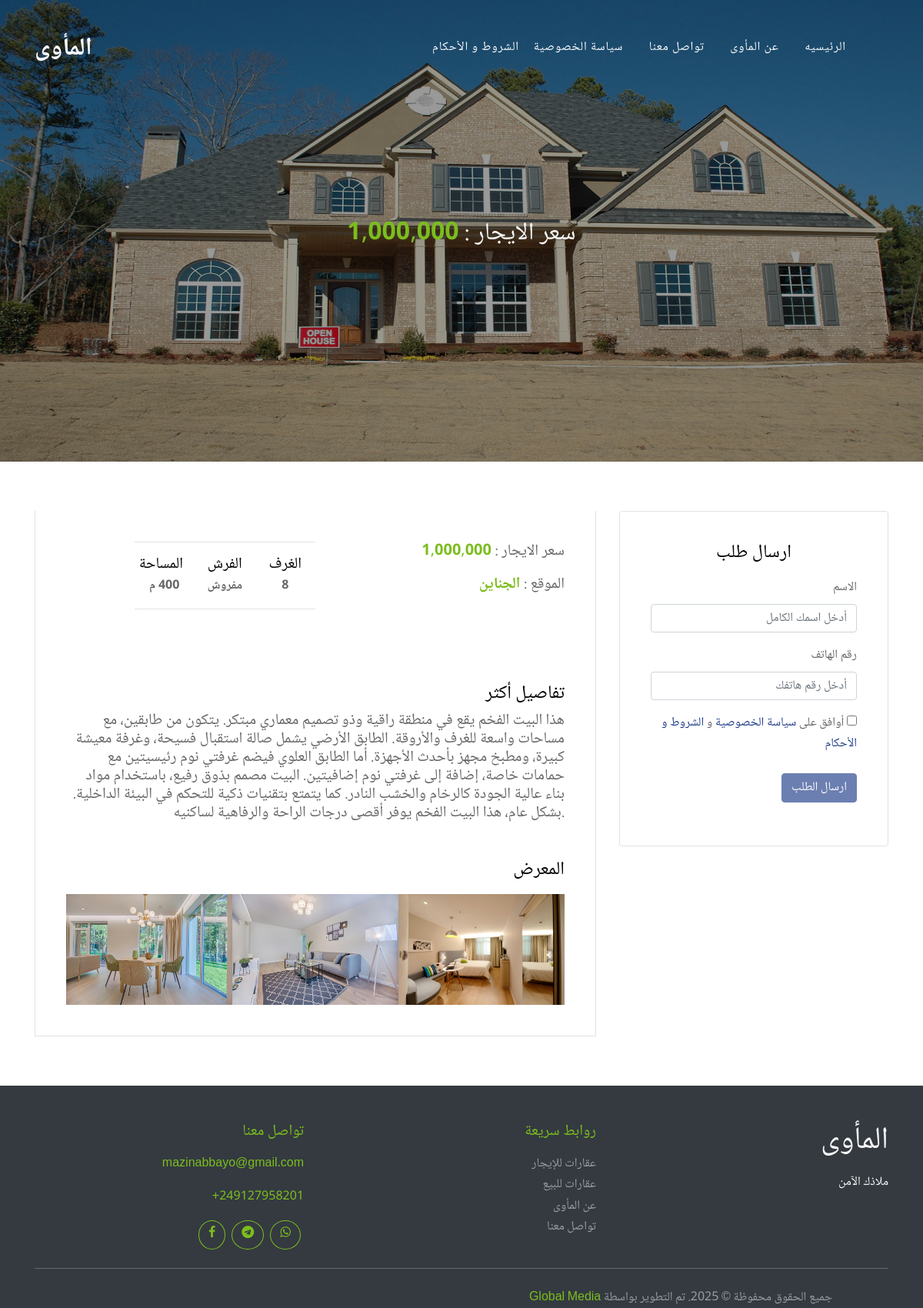
The page /details/2 on the database its author committed.
### api/models.py (models this page shows, shortened)
class House(models.Model):
    TYPES = {
        "1":"سكني" ,
        "2":"تجاري",
        "3":"زراعي",
    }
    region = models.ForeignKey(Region,on_delete=models.PROTECT)
    rooms = models.IntegerField(default=0)
    ready = models.BooleanField(default=False)
    price = models.IntegerField()
    for_sale = models.BooleanField(default=False)
    for_rent = models.BooleanField(default=True)
    is_available = models.BooleanField(default=True)
    description = models.CharField(max_length=600)
    area = models.CharField(max_length=25)
    owner = models.ForeignKey(Owner,on_delete=models.PROTECT)
    sequence = models.IntegerField(default = 100)
    main_image = models.ImageField(upload_to='images/',null=True,blank=True)
    sale_price = models.IntegerField(default=0,null=True)
    date = models.DateTimeField(auto_now=True,null=True)
    type = models.TextField(null=False, choices=TYPES, default="1")
    private_description = models.CharField(max_length=500,default="")
    unit = models.CharField(max_length=50,default="م")

class Region(models.Model):
    name = models.CharField(max_length=30)
    name_english = models.CharField(max_length=30)
    state = models.ForeignKey(State,on_delete=models.PROTECT)
    sequence = models.IntegerField(default = 100)
    is_available = models.BooleanField(default=True)

class Image(models.Model):
    house = models.ForeignKey(House,on_delete=models.PROTECT)
    image = models.ImageField(upload_to='images/',null=True,blank=True)
    sequence = models.IntegerField(default = 100)

### api/views.py (the view)
# urls.py: path('details/<int:pk>',views.details,name="details"),
def details(request,pk):
    house = get_object_or_404(House,id=pk)
    images = Image.objects.filter(house=house)
    context = {
        "house":house,
        "images" : images,
    }
    return render(request,"detail.html",context=context)

### templates/detail.html (shortened to what this page needs)
<!DOCTYPE html>
{% load static %}
{% load humanize %}
<html lang="en">
  <head>
    <link rel="stylesheet" href="{% static "fonts/icomoon/style.css" %}">
    <link rel="stylesheet" href="{% static "css/bootstrap.min.css" %}">
    <link rel="stylesheet" href="{% static "css/magnific-popup.css" %}">
    <link rel="stylesheet" href="{% static "css/jquery-ui.css" %}">
    <link rel="stylesheet" href="{% static "css/owl.carousel.min.css" %}">
    <link rel="stylesheet" href="{% static "css/owl.theme.default.min.css" %}">
    <link rel="stylesheet" href="{% static "css/bootstrap-datepicker.css" %}">
    <link rel="stylesheet" href="{% static "css/mediaelementplayer.css" %}">
    <link rel="stylesheet" href="{% static "css/animate.css" %}">
    <link rel="stylesheet" href="{% static "fonts/flaticon/font/flaticon.css" %}">
    <link rel="stylesheet" href="{% static "css/fl-bigmug-line.css" %}">
    <link rel="stylesheet" href="{% static "css/aos.css" %}">
    <link rel="stylesheet" href="{% static "css/style.css" %}">
  </head>
  <body>
  <div class="site-wrap">
    <div class="site-navbar mt-4">
      <div class="container py-1">
        <div class="row align-items-center">
          <div class="col-8 col-md-8 col-lg-4">
            <h1 class="mb-0"><a href="{% url "api:home" %}" class="text-white h2 mb-0"><strong>المأوى</strong></a></h1>
          </div>
          <div class="col-4 col-md-4 col-lg-8" dir="rtl">
            <nav class="site-navigation text-right text-md-right" role="navigation">
              <ul class="site-menu js-clone-nav d-none d-lg-block ">
                <li class="active">
                  <a href="{% url "api:home" %}">الرئيسيه</a>
                </li>
                <li class="active"><a href="{% url "api:about" %}">عن المأوى</a></li>
                <li class="active"><a href="{% url "api:contact" %}">تواصل معنا</a></li>
                <li class="active"><a href="{% url "api:privacy" %}">سياسة الخصوصية</a></li>
                <li class="active"><a href="{% url "api:terms" %}">الشروط و الأحكام</a></li>
              </ul>
            </nav>
          </div>
        </div>
      </div>
    </div>
    <div class="site-blocks-cover inner-page-cover overlay" style="background-image: url({{ house.main_image.url }});" data-aos="fade">
      <div class="container">
        <div class="row align-items-center justify-content-center text-center">
          <div class="col-md-10">
            {% if house.for_rent%}
            <p class="mb-3 mt-4"><strong class="h2 text-light">سعر الايجار : </strong>
            <strong class="h2 text-success font-weight-bold">{{house.price|intcomma}}</strong></p>
            {% endif %}
          </div>
        </div>
      </div>
    </div>
    <div class="site-section site-section-sm">
      <div class="container">
        <div class="row">
          <div class="col-lg-8">
            <div class="bg-white property-body border-bottom border-left border-right">
              <div class="row mb-5"dir="rtl">
                <div class="col-md-6" style="text-align:right;">
                    {% if house.for_rent%}
                    <p><strong class="h5">سعر الايجار : </strong>
                    <strong class="text-success h5 font-weight-bold">{{house.price|intcomma}}</strong></p>
                    {% endif %}
                    <p><strong class="h5">الموقع  : </strong>
                    <strong class="text-success h5 font-weight-bold">{{house.region.name}}</strong></p>
                </div>
                <div class="row mb-5" style="margin-right:0px !important;">
                  {% if house.type == "1" %}
                  <div class="col-md-6 col-lg-4 text-center border-bottom border-top py-3">
                    <span class="d-inline-block text-black mb-0 h5">الغرف</span>
                    <strong class="d-block">{{ house.rooms }}</strong>
                  </div>
                  <div class="col-md-6 col-lg-4 text-center border-bottom border-top py-3">
                    <span class="d-inline-block text-black mb-0 h5">الفرش</span>
                    <strong class="d-block">{% if house.ready %}
                      مفروش
                      {% else %}
                      غير مفروش
                      {% endif %}</strong>
                  </div>
                  {% endif %}
                  <div class="col-md-6 col-lg-4 text-center border-bottom border-top py-3">
                    <span class="d-inline-block text-black mb-0 h5">المساحة</span>
                    <strong class="d-block">{{ house.area }} {{ house.unit }}</strong>
                  </div>
                </div>
              </div>
              <h2 class="h4 text-black" style="text-align:right;">تفاصيل أكثر</h2>
              <p class="h5" style="text-align:right;">{{house.description}}</p>
              {% if images %}
              <div class="row no-gutters mt-5">
                <div class="col-12">
                  <h2 class="h4 text-black mb-3" style="text-align:right;">المعرض</h2>
                </div>
                {% for image in images %}
                <div class="col-sm-6 col-md-4 col-lg-4">
                  <a href="{{image.image.url}}" class="image-popup gal-item"><img src="{{ image.image.url }}" alt="Image" class="img-fluid"></a>
                </div>
                {% endfor %}
              </div>
              {% endif %}
            </div>
          </div>
          <div class="col-lg-4">
            <div class="bg-white widget border rounded">
              <h4 class="text-black mb-3 text-center text-uppercase">ارسال طلب</h4>
              <form action="#" data-house-pk="{{ house.pk }}" method="POST" id="order-form" class="form-contact-agent" style="text-align:right;" dir="rtl">
                <div class="form-group">
                  <label for="name">الاسم</label>
                  <input type="text" required="true" placeholder="أدخل اسمك الكامل" name="name" class="form-control">
                </div>
                <div class="form-group">
                  <label for="phone">رقم الهاتف</label>
                  <input type="phone" required="true" placeholder="أدخل رقم هاتفك" name="phone" class="form-control">
                </div>
                <div class="form-group">
                  <label>
                    <input type="checkbox" id="agree" name="agree"> أوافق على <a href="{% url "api:privacy" %}" >سياسة الخصوصية</a> و <a href="{% url "api:terms" %}">الشروط و الأحكام</a>
                  </label>
                </div>
                <div class="form-group">
                  <input type="submit" class="btn btn-primary" value="ارسال الطلب" id="submit-btn" disabled>
                </div>
              </form>
            </div>
          </div>
        </div>
      </div>
    </div>
<div class="container-fluid bg-dark text-white pt-5 footer" style="text-align:right;" dir="rtl">
  <div class="container">
      <div class="row g-5">
          <div class="col-lg-4 col-md-6">
              <h1 class="text-light mb-3">المأوى</h1>
              <p class="text-light">ملاذك الآمن </p>
          </div>
          <div class="col-lg-4 col-md-6">
              <h5 class="text-success text-right mb-3">روابط سريعة</h5>
              <ul class="list-unstyled text-white-50 pr-0">
                  <li><a class="text-white-50 text-right" href="{% url 'api:for_rent' %}">عقارات للإيجار</a></li>
                  <li><a class="text-white-50 text-right" href="{% url 'api:for_sale' %}">عقارات للبيع</a></li>
                  <li><a class="text-white-50 text-right" href="{% url 'api:about' %}">عن المأوى</a></li>
                  <li><a class="text-white-50 text-right" href="{% url 'api:contact' %}">تواصل معنا</a></li>
              </ul>
          </div>
          <div class="col-lg-4 col-md-12">
              <h5 class="text-success mb-3">تواصل معنا</h5>
              <p class="text-white-50"> <a class="text-success" href="mailto:mazinabbayo@gmail.com">mazinabbayo@gmail.com</a></p>
              <p class="text-white-50"> <a class="text-success" href="tel:+249127958201">249127958201+</a></p>
              <div class="d-flex">
                  <a class="btn btn-outline-success mx-1 rounded-circle" href="https://wa.me/+249127958201"><i class="icon-whatsapp"></i></a>
                  <a class="btn btn-outline-success mx-1 rounded-circle" href="https://t.me/+249992025613"><i class="icon-telegram"></i></a>
                  <a class="btn btn-outline-success mx-1 rounded-circle" href="https://www.facebook.com/profile.php?id=61561040094874"><i class="icon-facebook"></i></a>
              </div>
          </div>
      </div>
      <hr class="bg-secondary my-4">
      <div class="row">
          <div class="col-md-6 text-center text-md-start mb-3 mb-md-0">
              <p class="text-white-50 mb-0">جميع الحقوق محفوظة © 2025. تم التطوير بواسطة <a class="text-success" href="https://www.globalmediasd.com">Global Media</a></p>
          </div>
      </div>
  </div>
</div>
  </div>
  </body>
</html>

### api/static/css/style.css (style rules this page uses)
body { line-height: 1.7; color: rgba(0, 0, 0, 0.6); font-weight: 400; font-size: 1rem; font-family: "Roboto Mono", SFMono-Regular, Menlo, Monaco, Consolas, "Liberation Mono", "Courier New", monospace; font-family: "Nunito Sans", -apple-system, BlinkMacSystemFont, "Segoe UI", Roboto, "Helvetica Neue", Arial, sans-serif, "Apple Color Emoji", "Segoe UI Emoji", "Segoe UI Symbol", "Noto Color Emoji"; }
a { -webkit-transition: .3s all ease; -o-transition: .3s all ease; transition: .3s all ease; }
.text-black { color: #000 !important; }
.site-wrap { position: relative; }
.site-wrap:before { -webkit-transition: .3s all ease-in-out; -o-transition: .3s all ease-in-out; transition: .3s all ease-in-out; background: rgba(0, 0, 0, 0.6); content: ""; position: absolute; z-index: 2000; top: 0; left: 0; right: 0; bottom: 0; opacity: 0; visibility: hidden; }
.btn { position: relative; top: 0; }
.btn.btn-primary { color: #fff; }
.form-control { height: 47px; }
.site-section { padding: 3em 0; }
@media (min-width: 768px) { .site-section { padding: 7em 0; } }
.site-section.site-section-sm { padding: 4em 0; }
.site-navbar { margin-bottom: 0px; width: 100%; border-bottom: none; position: absolute; z-index: 99; }
.site-navbar .site-navigation .site-menu { margin-bottom: 0; margin-left: 0; padding-left: 0; }
.site-navbar .site-navigation .site-menu .active > a { color: #fff; }
.site-navbar .site-navigation .site-menu a { text-decoration: none !important; display: inline-block; }
.site-navbar .site-navigation .site-menu > li { display: inline-block; padding: 10px 5px; }
.site-navbar .site-navigation .site-menu > li > a { padding: 10px 10px; letter-spacing: .05em; color: rgba(255, 255, 255, 0.6); text-decoration: none !important; }
.site-navbar .site-navigation .site-menu > li:last-child { padding-right: 0; }
.site-navbar .site-navigation .site-menu > li:last-child > a { padding-right: 0; }
.site-mobile-menu .site-nav-wrap { padding: 0; margin: 0; list-style: none; position: relative; }
.site-mobile-menu .site-nav-wrap a { padding: 10px 20px; display: block; position: relative; color: #212529; }
.site-mobile-menu .site-nav-wrap li { position: relative; display: block; }
.site-mobile-menu .site-nav-wrap li.active > a { color: #1f3c88; }
.site-mobile-menu .site-nav-wrap > li { display: block; position: relative; float: left; width: 100%; }
.site-mobile-menu .site-nav-wrap > li > a { padding-left: 20px; font-size: 20px; }
.site-blocks-cover { background-size: 100% 100%; background-repeat: no-repeat; background-position: center; }
.site-blocks-cover.overlay { position: relative; }
.site-blocks-cover.overlay:before { position: absolute; content: ""; left: 0; bottom: 0; right: 0; top: 0; background: rgba(0, 0, 0, 0.4); }
.site-blocks-cover, .site-blocks-cover .row { min-height: 600px; height: calc(100vh); }
.site-blocks-cover.inner-page-cover, .site-blocks-cover.inner-page-cover .row { min-height: 600px; height: calc(30vh); }
.site-blocks-cover p { color: #fff; font-size: 1.5rem; line-height: 1.5; }
.widget { padding: 40px; margin-bottom: 30px; }
.form-contact-agent .form-control { height: 37px; }
.property-body { padding: 40px; }
.gal-item img { -webkit-transition: .3s all ease; -o-transition: .3s all ease; transition: .3s all ease; opacity: 1; }

### templates/detail.html (style rules this page uses)
html, body, div, span, h1, h2, h3, h4, h5, h6, p, a, button, input, textarea { font-family: 'Noto Naskh Arabic', sans-serif; }

### rows shown on the page
House: main_image (picture), price "1,000,000", region.name "الجناين", rooms "8", unit "م", description "هذا البيت الفخم يقع في منطقة راقية وذو تصميم معماري مبتكر. يتكون من طابقين، مع مساحات واسعة للغرف والأروقة. الطابق الأرضي يشمل صالة استقبال فسيحة، وغرفة معيشة كبيرة، ومطبخ مجهز بأحدث الأجهزة. أما الطابق العلوي فيضم غرفتي نوم رئيسيتين مع حمامات خاصة، إضافة إلى غرفتي نوم إضافيتين. البيت مصمم بذوق رفيع، باستخدام مواد بناء عالية الجودة كالرخام والخشب النادر. كما يتمتع بتقنيات ذكية للتحكم في البيئة الداخلية. بشكل عام، هذا البيت الفخم يوفر أقصى درجات الراحة والرفاهية لساكنيه."
Image: image (picture)
Image: image (picture)
Image: image (picture)
